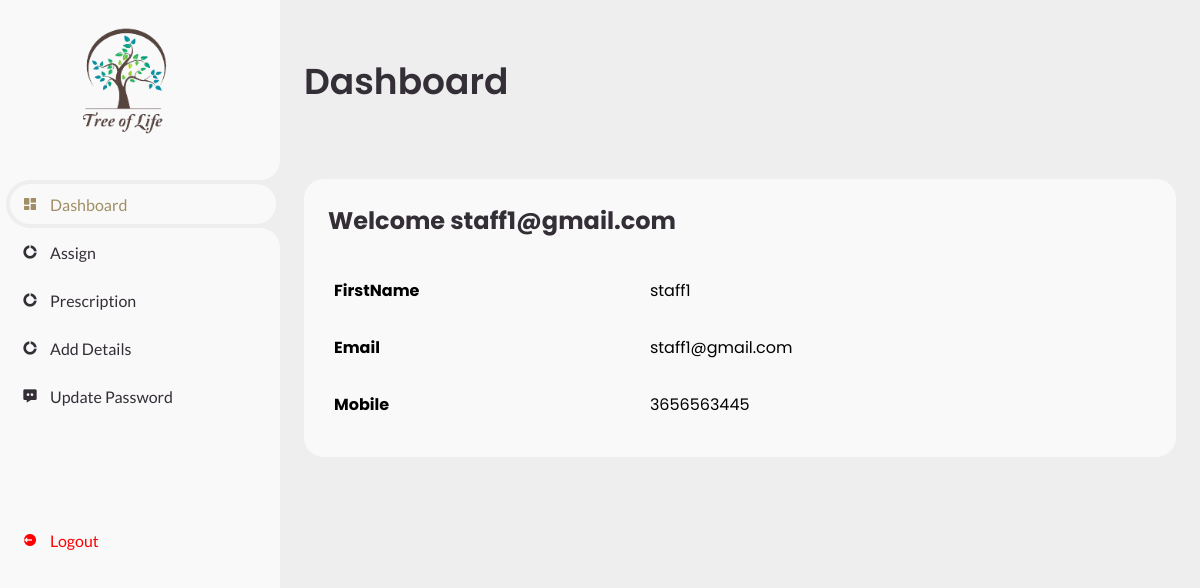
/doctor.php (signed in), run on the app's committed database.
### tables this page shows
CREATE TABLE `tbl_register` (
  `reg_id` int(11) NOT NULL,
  `reg_name` varchar(15) NOT NULL,
  `reg_email` varchar(50) NOT NULL,
  `reg_phone` varchar(12) NOT NULL,
  `password` varchar(100) NOT NULL,
  `status` int(10) NOT NULL
);

### doctor.php (the view, shortened to what this page needs)
<?php
include('dbconnect.php');
$us=$_SESSION['uname'];
$result4 = mysqli_query($con,"SELECT * FROM `tbl_register` where `reg_email`='$us' ");
while($row3 = mysqli_fetch_array($result4))
{
$uname=$row3['reg_name'];
$mail=$row3['reg_email'];
$mobile=$row3['reg_phone'];
?>
<!DOCTYPE html>
<html lang="en">
	<head>
		<link href='https://unpkg.com/boxicons@2.0.9/css/boxicons.min.css' rel='stylesheet'>
		<link rel="stylesheet" href="css/dashboard.css">
	</head>
	<body>
    <section id="sidebar">
			<a href="#" class="brand">
				<br><br>
				<img src="images/logo.png"  height="200" width="250"  align="left">
			</a>
			<ul class="side-menu top">
				<li class="active">
					<a href="doctor.php">
						<i class='bx bxs-dashboard' ></i>
						<span class="text">Dashboard</span>
					</a>
				</li>
				<li>
					<a href="viewassigndoc.php">
						<i class='bx bxs-doughnut-chart' ></i>
						<span class="text">Assign</span>
					</a>
				</li>
				<li>
					<a href="prescription.php">
						<i class='bx bxs-doughnut-chart' ></i>
						<span class="text">Prescription</span>
					</a>
				</li>
				<li>
					<a href="doctordetails.php">
						<i class='bx bxs-doughnut-chart' ></i>
						<span class="text">Add Details</span>
					</a>
				</li>
				<li>
					<a href="updatepassdoc.php">
						<i class='bx bxs-message-dots' ></i>
						<span class="text">Update Password</span>
					</a>
				</li>
				<li>
			</ul>
			<ul class="side-menu">
				<li>
					<a href="login.php" class="logout">
						<i class='bx bxs-log-out-circle' ></i>
						<span class="text">Logout</span>
					</a>
				</li>
			</ul>
		</section>
		<section id="content">
			<main>
				<div class="head-title">
					<div class="left">
						<h1>Dashboard</h1>
					</div>
				</div>
				<div class="table-data">
					<div class="order">
					<div class="head">
						<h2>Welcome  <?php ECHO $us;?></h2>
						</div>
						<table>
								<tr>
									<td valign="top"><b>FirstName</b></td>
									<td valign="top"><?php echo  $uname; ?></td>
								</tr>
								<tr>
									<td><b>Email</b></td>
 									<td><?php echo $mail; ?></td>
								</tr>
								<tr>
									<td><b>Mobile</b></td>
									<td><?php echo $mobile; ?></td>
								</tr>
								<?php
								}
								?>
					    </table>
					</div>
				</div>
			</main>
		</section>
	</body>
</html>

### css/dashboard.css (style rules this page uses)
* { margin: 0; padding: 0; box-sizing: border-box; }
a { text-decoration: none; }
li { list-style: none; }
:root { --poppins: 'Poppins', sans-serif; --lato: 'Lato', sans-serif; --light: #F9F9F9; --blue: hsl(43, 24%, 51%); --grey: #eee; --dark-grey: #AAAAAA; --dark: #342E37; --red: #ff0000; --yellow: #9f8e64; --orange: #9f8e64; }
html { overflow-x: hidden; }
body { background: var(--grey); overflow-x: hidden; }
#sidebar { position: fixed; top: 0; left: 0; width: 280px; height: 100%; background: var(--light); z-index: 2000; font-family: var(--lato); transition: .3s ease; overflow-x: hidden; scrollbar-width: none; }
#sidebar .brand { font-size: 24px; font-weight: 700; height: 56px; display: flex; align-items: center; color: var(--blue); margin-top: 20%; top: 0; left: 0; background: var(--light); z-index: 500; padding-bottom: 20px; box-sizing: content-box; }
#sidebar .side-menu { width: 100%; margin-top: 48px; }
#sidebar .side-menu li { height: 48px; background: transparent; margin-left: 6px; border-radius: 48px 0 0 48px; padding: 4px; }
#sidebar .side-menu li.active { background: var(--grey); position: relative; }
#sidebar .side-menu li.active::before { content: ''; position: absolute; width: 40px; height: 40px; border-radius: 50%; top: -40px; right: 0; box-shadow: 20px 20px 0 var(--grey); z-index: -1; }
#sidebar .side-menu li.active::after { content: ''; position: absolute; width: 40px; height: 40px; border-radius: 50%; bottom: -40px; right: 0; box-shadow: 20px -20px 0 var(--grey); z-index: -1; }
#sidebar .side-menu li a { width: 100%; height: 100%; background: var(--light); display: flex; align-items: center; border-radius: 48px; font-size: 16px; color: var(--dark); white-space: nowrap; overflow-x: hidden; }
#sidebar .side-menu.top li.active a { color: var(--blue); }
#sidebar .side-menu li a.logout { color: var(--red); }
#sidebar .side-menu li a .bx { min-width: calc(60px - ((4px + 6px) * 2)); display: flex; justify-content: center; }
#content { position: relative; width: calc(100% - 280px); left: 280px; transition: .3s ease; }
#content main { width: 100%; padding: 36px 24px; font-family: var(--poppins); max-height: calc(100vh - 56px); overflow-y: auto; }
#content main .head-title { display: flex; align-items: center; justify-content: space-between; grid-gap: 16px; flex-wrap: wrap; }
#content main .head-title .left h1 { font-size: 36px; font-weight: 600; margin-bottom: 10px; color: var(--dark); }
#content main .table-data { display: flex; flex-wrap: wrap; grid-gap: 24px; margin-top: 24px; width: 100%; color: var(--dark); }
#content main .table-data > div { border-radius: 20px; background: var(--light); padding: 24px; overflow-x: auto; }
#content main .table-data .head { display: flex; align-items: center; grid-gap: 16px; margin-bottom: 24px; }
#content main .table-data .order { flex-grow: 1; flex-basis: 500px; }
#content main .table-data .order table { width: 100%; border-collapse: collapse; }
#content main .table-data .order table td { padding: 16px 0; }
#content main .table-data .order table tr td:first-child { display: flex; align-items: center; grid-gap: 12px; padding-left: 6px; }

### data on the page
tbl_register: reg_name "staff1", reg_email "staff1@gmail.com", reg_phone "3656563445"
